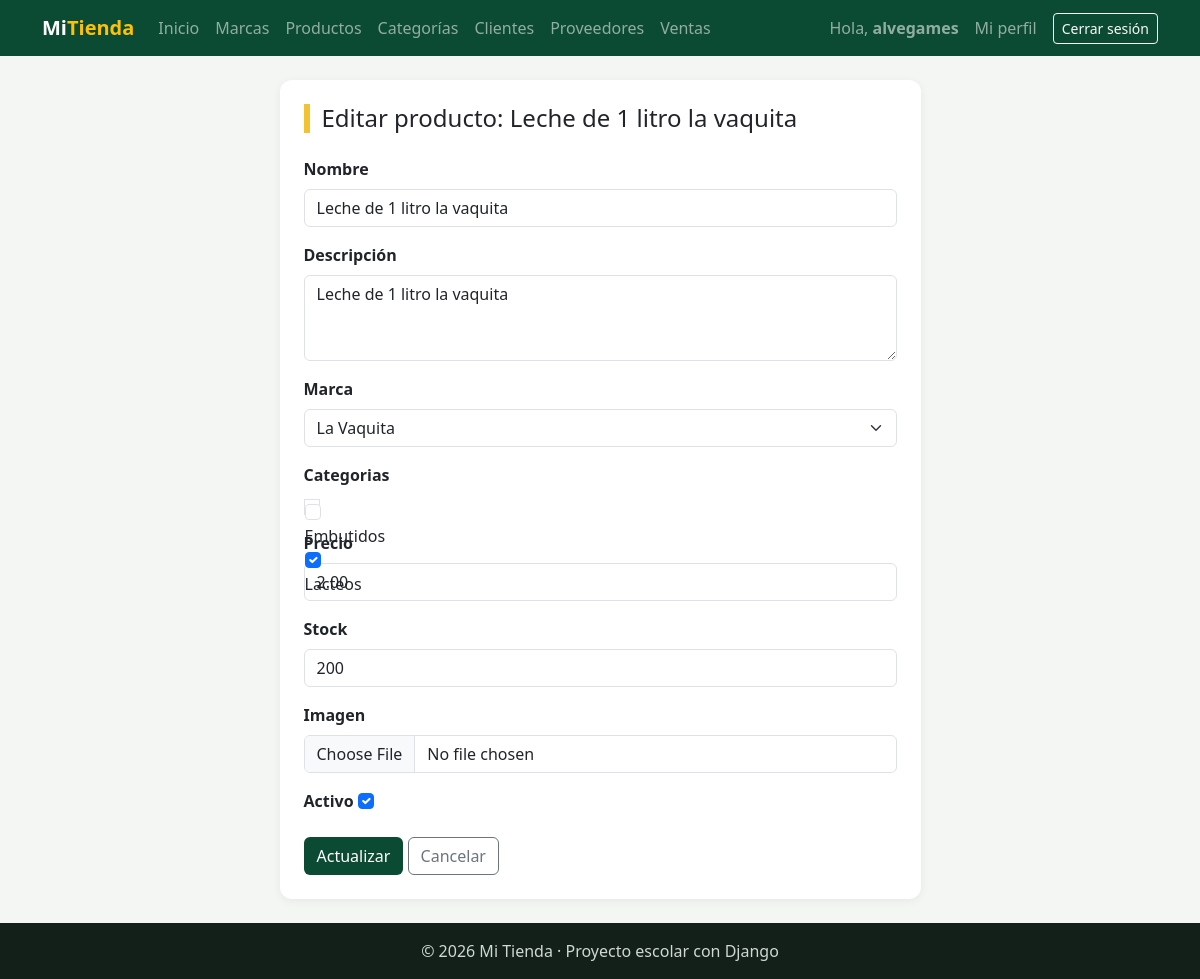
/facturacion/productos/editar/2/ (signed in), run on an earlier commit of the app's database.
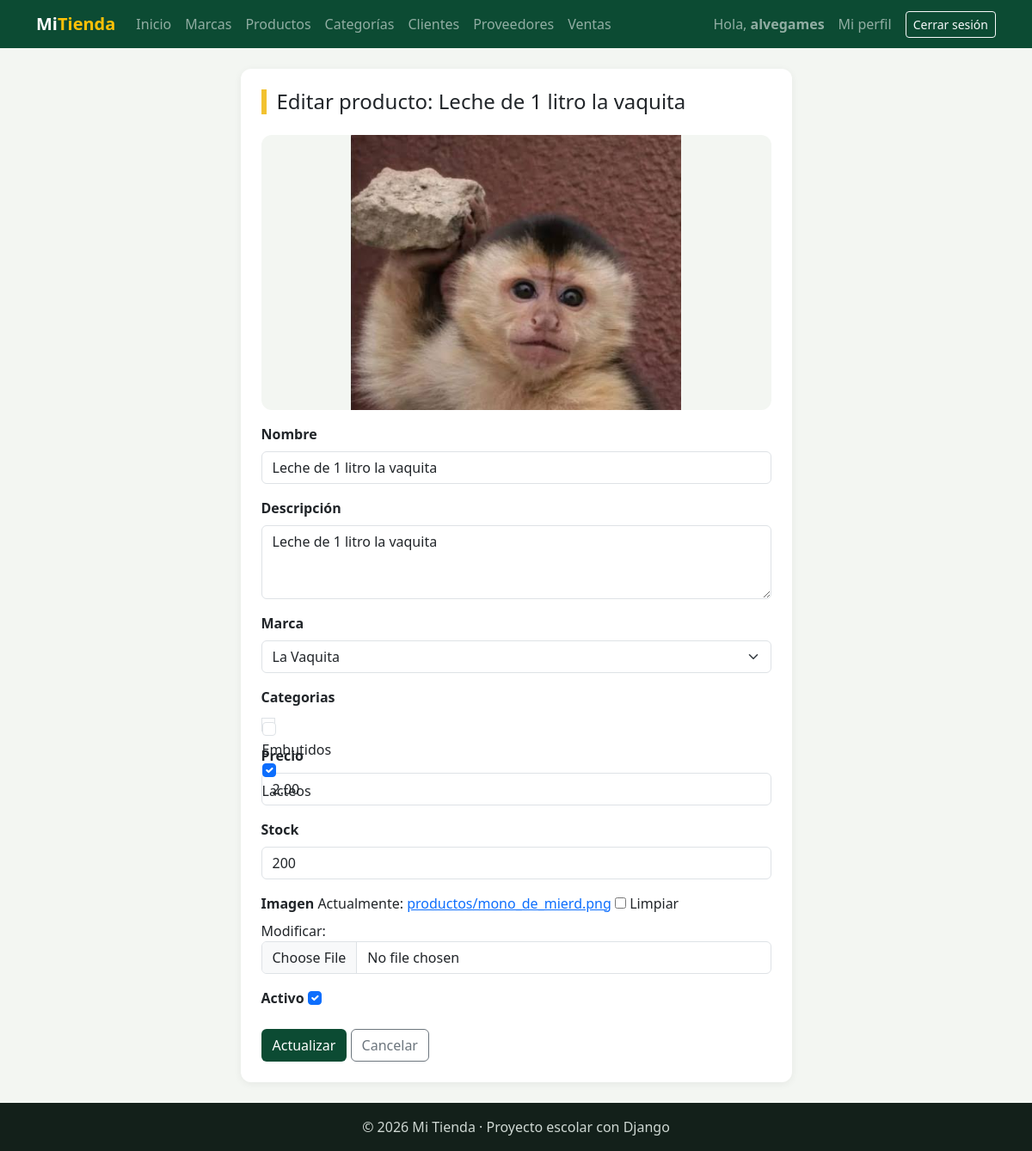
And on a later commit of the database.
### facturacion/models.py (models this page shows, shortened)
class ModeloBase(models.Model):
    user = models.ForeignKey(                    # 1:N con User: un usuario registra muchos registros
        User,
        on_delete=models.SET_NULL,               # Si borran al usuario, el registro se queda con user vacío
        null=True,                               # SET_NULL necesita que la columna acepte NULL
        blank=True,
        editable=False,                          # No aparece en formularios: lo llena la VISTA, no la persona
        related_name="%(class)s_registrados",    # %(class)s = nombre del modelo → user.producto_registrados
        verbose_name="Registrado por",
    )
    fecha_creacion = models.DateTimeField("Fecha de creación", auto_now_add=True)   # Se llena sola al CREAR
    fecha_modificacion = models.DateTimeField("Última modificación", auto_now=True) # Se actualiza sola en CADA save()
    class Meta:
        abstract = True                          # ← LA CLAVE: modelo "molde", sin tabla propia

class Producto(ModeloBase):
    nombre = models.CharField(max_length=100)
    descripcion = models.TextField("Descripción", blank=True)
    precio = models.DecimalField(max_digits=10, decimal_places=2)    # Precio de VENTA actual
    stock = models.PositiveIntegerField(default=0)                   # Unidades en bodega (nunca negativo)
    imagen = models.ImageField(                  # NUEVO: guarda una FOTO
        upload_to="productos/",                  #   el archivo va a MEDIA_ROOT/productos/
        blank=True,                              #   la foto es opcional
    )                                            #   En la tabla solo se guarda el TEXTO de la ruta: "productos/a55.jpg"
    marca = models.ForeignKey(Marca, on_delete=models.PROTECT, related_name="productos")
    categorias = models.ManyToManyField(Categoria, related_name="productos", blank=True)
    activo = models.BooleanField(default=True)
    class Meta:
        verbose_name = "Producto"
        verbose_name_plural = "Productos"
        ordering = ["nombre"]

### facturacion/views.py (the view, shortened to what this page needs)
# urls.py: path("productos/editar/<int:pk>/", views.ProductoUpdateView.as_view(), name="producto_editar"),   # pk → get_object()
class ProductoUpdateView(LoginRequiredMixin, UsuarioRegistroMixin, SuccessMessageMixin, UpdateView):   # EDITAR
    model = Producto
    form_class = ProductoForm
    template_name = "facturacion/producto_form.html"       # el mismo template de crear
    success_url = reverse_lazy("facturacion:producto_lista")
    success_message = "Producto «%(nombre)s» actualizado."
    extra_context = {"titulo": "Editar producto", "boton": "Actualizar"}

### facturacion/models.py (called while the page is built)
    def __str__(self):
        return self.nombre

    def __str__(self):
        return self.nombre

### facturacion/templates/facturacion/producto_form.html (shortened to what this page needs)
{% extends "base.html" %}
{% block contenido %}
<div class="row justify-content-center">
    <div class="col-lg-7">
        <div class="tarjeta">
            <h1 class="h4 titulo-pagina mb-4">{{ titulo }}{% if object %}: {{ object.nombre }}{% endif %}</h1>
            {% if object.imagen %}
                <img src="{{ object.imagen.url }}" alt="{{ object.nombre }}" class="foto-grande mb-3">
            {% endif %}
            <form method="post" enctype="multipart/form-data" novalidate>
                {% for campo in form %}
                    <div class="mb-3">
                        <label class="form-label fw-semibold" for="{{ campo.id_for_label }}">{{ campo.label }}</label>
                        {{ campo }}
                    </div>
                {% endfor %}
                <button type="submit" class="btn btn-verde">{{ boton }}</button>
                <a href="{% url 'facturacion:producto_lista' %}" class="btn btn-outline-secondary">Cancelar</a>
            </form>
        </div>
    </div>
</div>
{% endblock %}

What changed in the data, as far as the page shows it:
changed Producto "Leche de 1 litro la vaquita": imagen: picture added
Also different on the page:
new list line: "Actualmente: productos/mono_de_mierd.png Limpiar Modificar: ☐"
